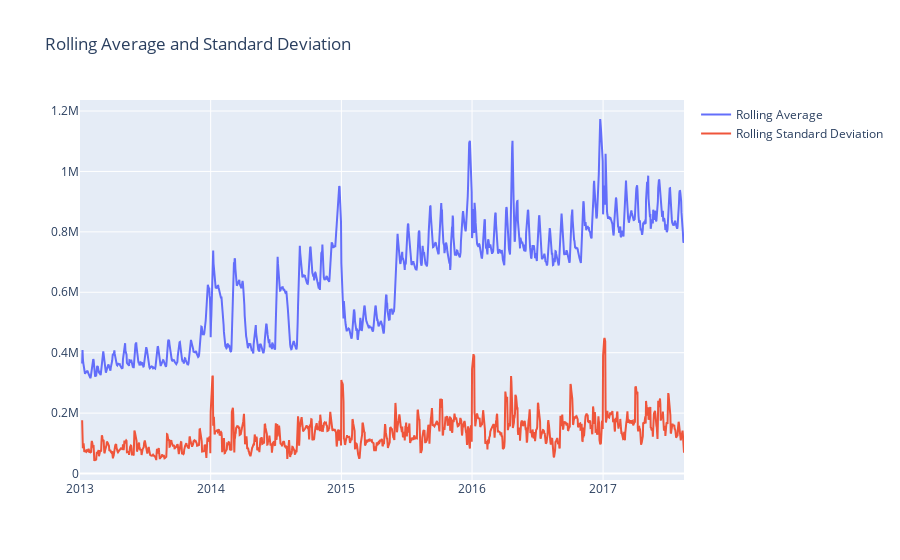

The notebook cell this image was saved under:
### Code cell
# visualise the rolling average and standard deviation of the daily sales
plot_rolling_average_stdev(daily_sales)

### Figure 1 — Plotly figure (JSON) as saved in the notebook; plotly's stock layout.template omitted (floating-point values rounded to 4 significant figures; data arrays with more than 128 entries replaced by an {"elided": "..."} marker saying what was removed)
{"data": [{"name": "Rolling Average", "type": "scatter", "x": {"elided": "1684 str values"}, "y": {"elided": "1684 float values"}}, {"name": "Rolling Standard Deviation", "type": "scatter", "x": {"elided": "1684 str values"}, "y": {"elided": "1684 float values"}}], "layout": {"title": {"text": "Rolling Average and Standard Deviation"}}}
